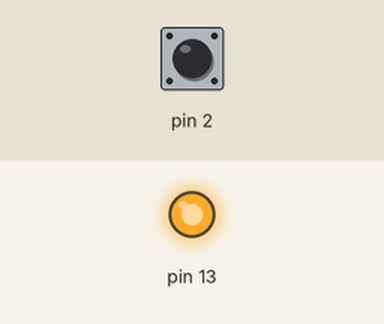
Simulated run of this sketch. Board: Arduino Uno, built with avr-gcc and run on an emulated ATmega328P. On the bench: output pins drawn as LEDs (lit = HIGH). The test bench sets the inputs (shaded band); at power-on: pin 2 HIGH.

Above: at 1.2 s.
1.3 s: pin 2 pulled LOW for 0.15 s
At 1.42 s:
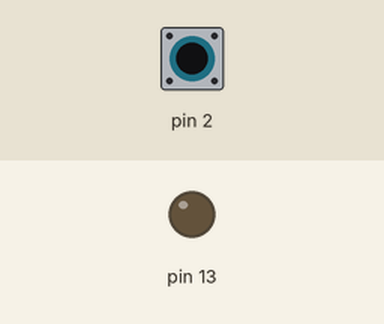
3.0 s: pin 2 pulled LOW for 3.2 s
At 7.0 s:
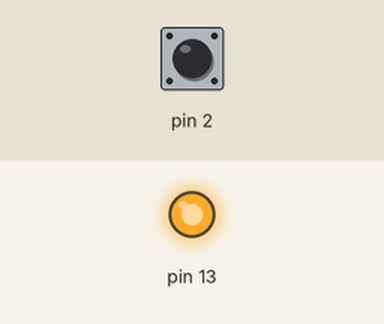
Timing chart, 0 to 8.5 s (numbered marks = the images above; inputs shaded):
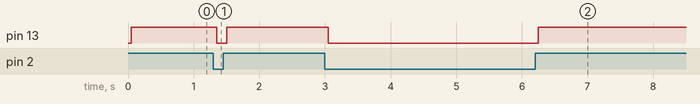

The sketch:

testSimpleDebounce.ino
```cpp
byte debouncePin(byte digitalPin)
{
    static byte firstSample;
    static byte secondSample;

    do
    {
        firstSample = digitalRead(digitalPin);
        delay(50);
        secondSample = digitalRead(digitalPin);
    } while (firstSample != secondSample);
    return secondSample;
}

void setup()
{
    pinMode(2, INPUT_PULLUP);
    pinMode(13, OUTPUT);
}

void loop()
{
    digitalWrite(13, debouncePin(2));
}
```

Measured:
- after the input at 1.3 s, pin 13: HIGH → LOW after 0.05 s, → HIGH 0.15 s later
- after the input at 3.0 s, pin 13: HIGH → LOW after 0.05 s, → HIGH 3.2 s later
